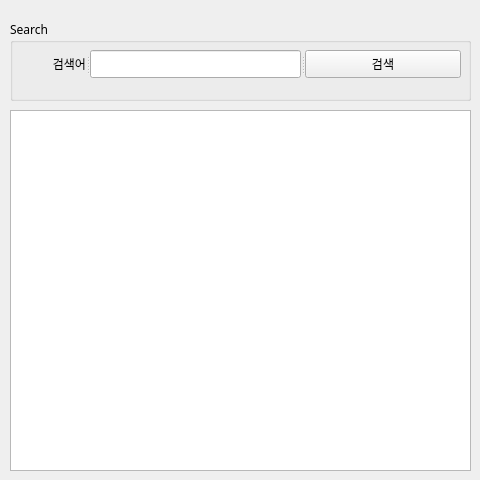
<?xml version="1.0" encoding="UTF-8"?>
<ui version="4.0">
 <class>Form</class>
 <widget class="QWidget" name="Form">
  <property name="geometry">
   <rect>
    <x>0</x>
    <y>0</y>
    <width>480</width>
    <height>480</height>
   </rect>
  </property>
  <property name="sizePolicy">
   <sizepolicy hsizetype="Fixed" vsizetype="Fixed">
    <horstretch>0</horstretch>
    <verstretch>0</verstretch>
   </sizepolicy>
  </property>
  <property name="font">
   <font>
    <family>NanumGothic</family>
   </font>
  </property>
  <property name="windowTitle">
   <string>네이버뉴스 검색</string>
  </property>
  <property name="windowIcon">
   <iconset>
    <normaloff>naver_icon.png</normaloff>naver_icon.png</iconset>
  </property>
  <widget class="QGroupBox" name="groupBox">
   <property name="geometry">
    <rect>
     <x>10</x>
     <y>20</y>
     <width>461</width>
     <height>81</height>
    </rect>
   </property>
   <property name="title">
    <string>Search</string>
   </property>
   <widget class="QSplitter" name="splitter">
    <property name="geometry">
     <rect>
      <x>10</x>
      <y>30</y>
      <width>441</width>
      <height>28</height>
     </rect>
    </property>
    <property name="orientation">
     <enum>Qt::Horizontal</enum>
    </property>
    <widget class="QLabel" name="label">
     <property name="text">
      <string>검색어</string>
     </property>
     <property name="alignment">
      <set>Qt::AlignRight|Qt::AlignTrailing|Qt::AlignVCenter</set>
     </property>
    </widget>
    <widget class="QLineEdit" name="txtSearch"/>
    <widget class="QPushButton" name="btnSearch">
     <property name="text">
      <string>검색</string>
     </property>
    </widget>
   </widget>
  </widget>
  <widget class="QTableWidget" name="tblResult">
   <property name="geometry">
    <rect>
     <x>10</x>
     <y>110</y>
     <width>461</width>
     <height>361</height>
    </rect>
   </property>
  </widget>
 </widget>
 <resources/>
 <connections/>
</ui>
